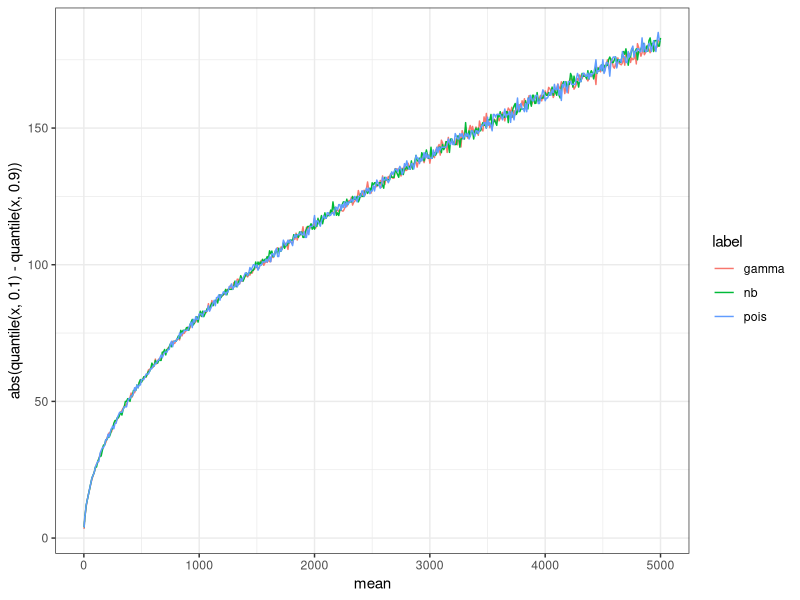
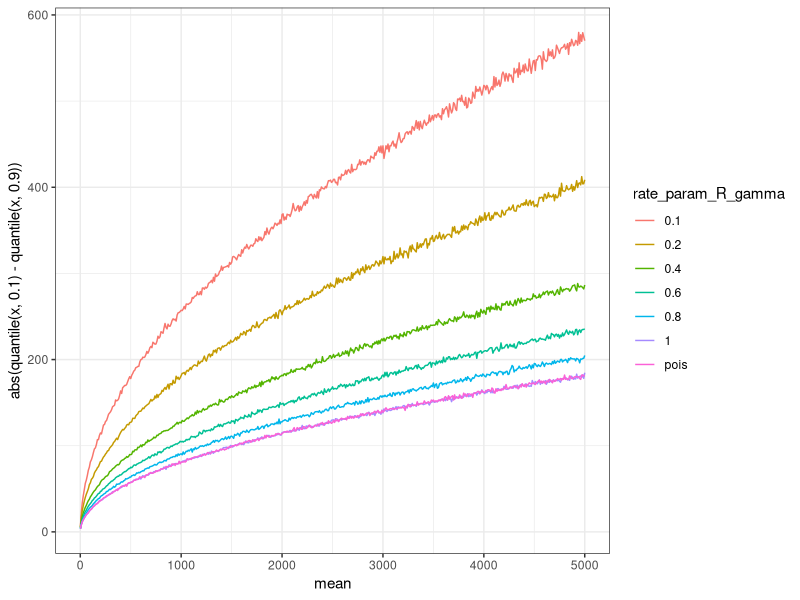
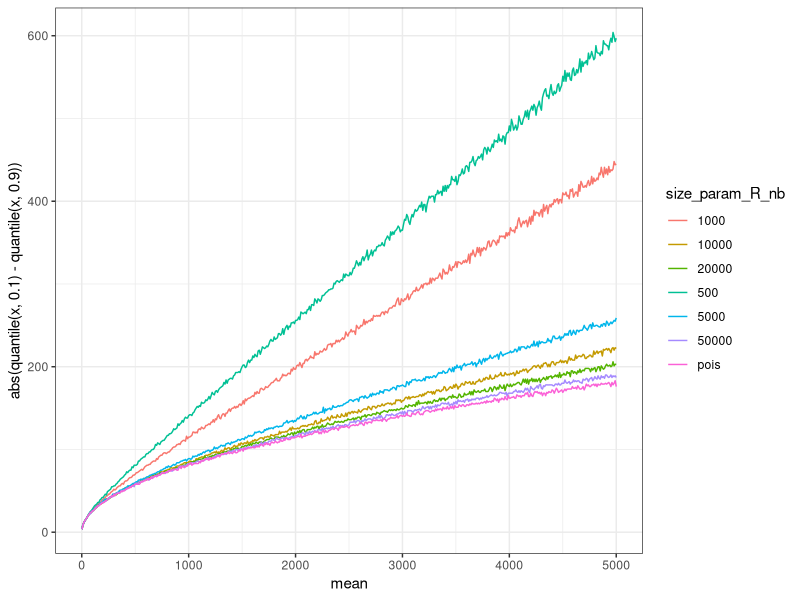
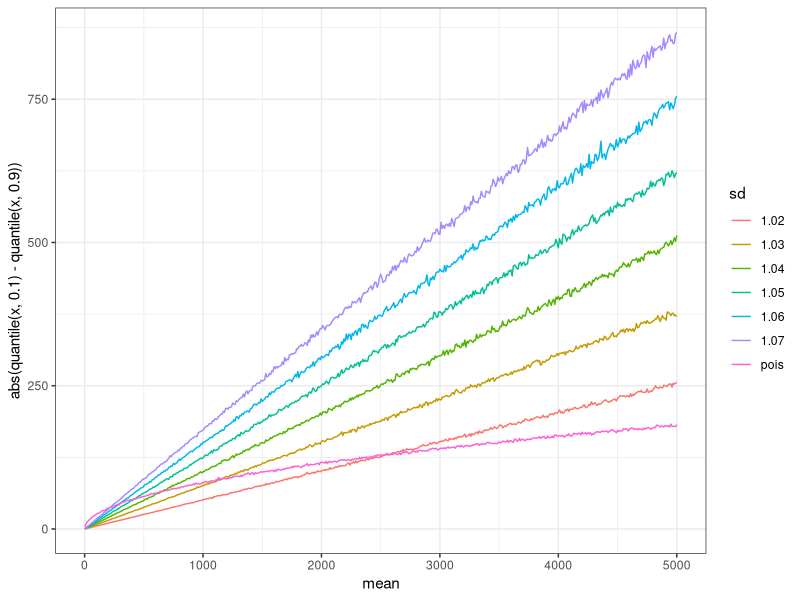
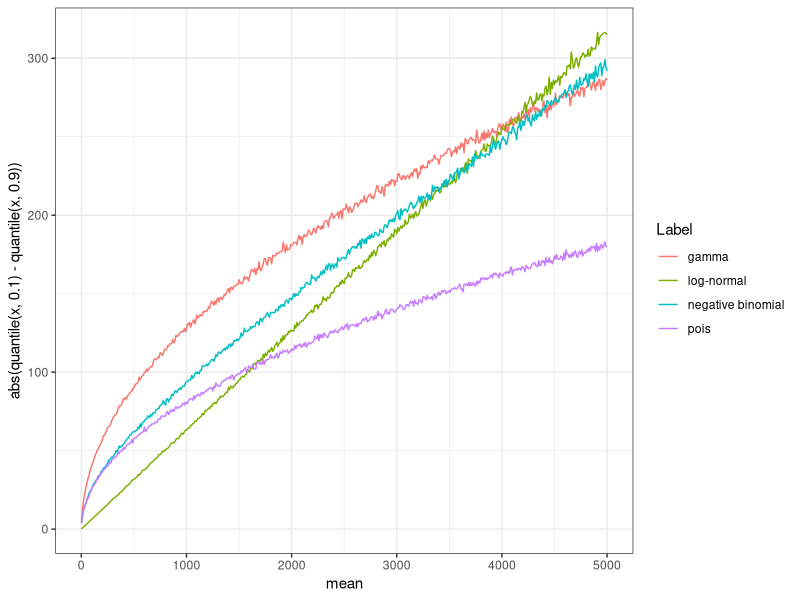
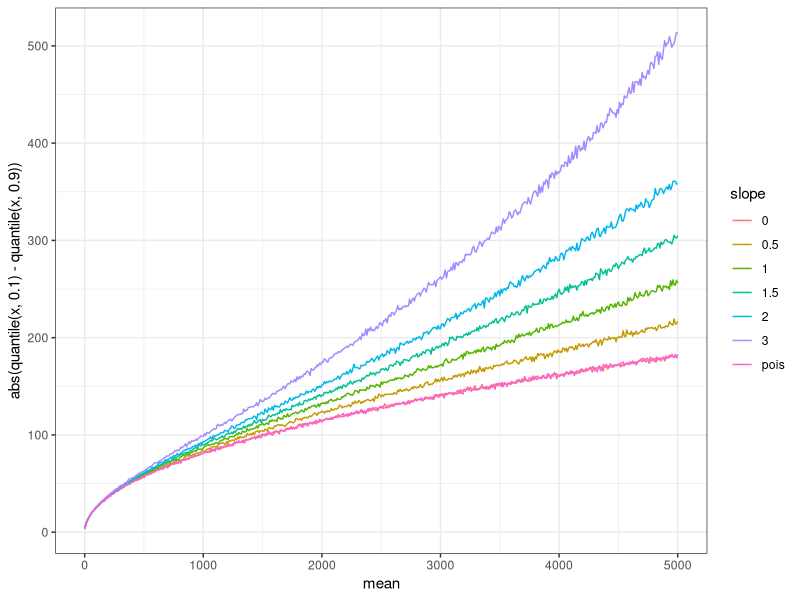
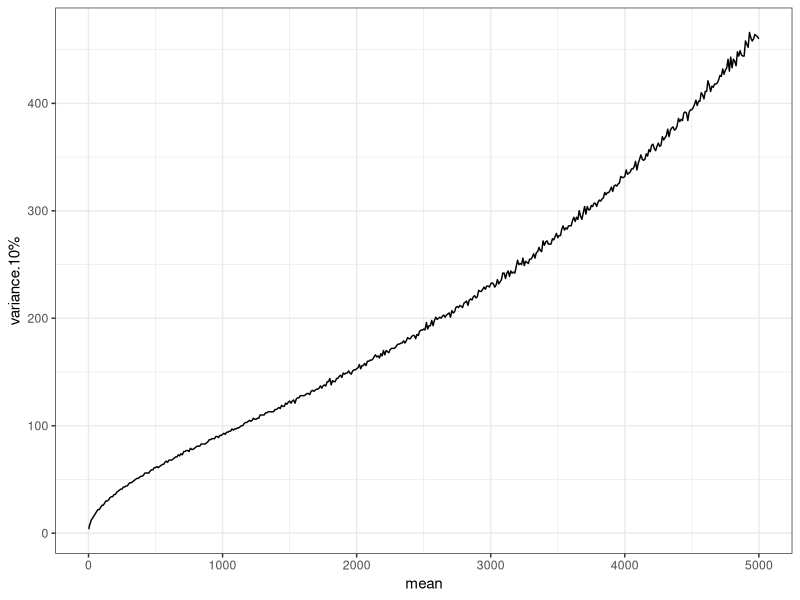

Write the R code that produced these figures, in order. (Note: this script raises an error after producing the figures.)
## ---- chunk 1
knitr::opts_chunk$set(echo = TRUE)
## ---- chunk 2
library(foreach)
library(tidyverse)
library(doParallel)
registerDoParallel()
## ---- chunk 3

mm = c(seq(2, 10, 1), seq(10, 5000, 10))
my_df = 
	
	# Gamma
	foreach(m = mm, .combine = bind_rows) %do% {
	s=1

	x = rgamma(10000,shape = m * s, rate = s)
	
	c(mean = m, variance = abs(quantile(x, 0.1) - quantile(x, 0.9)))
	} %>% 
	rename("gamma" = `variance.10%`) %>% 
	
	# Negative binomial
	left_join(
		foreach(m = mm, .combine = bind_rows) %do% {
			s=1000000
			x = rnbinom(10000, mu = m, size = s)
			c(mean = m, variance = abs(quantile(x, 0.1) - quantile(x, 0.9)))
		} %>% 
			rename("nb" = `variance.10%`),
	by="mean"
	) %>%
		
	# Poisson
	left_join(
		foreach(m = mm, .combine = bind_rows) %do% {
			
			x = rpois(10000, lambda = m)
			
			c(mean = m, variance = abs(quantile(x, 0.1) - quantile(x, 0.9)))
		} %>% rename("pois" = `variance.10%`),
		by="mean"
	) %>%
		gather(label, variance, -mean) 

## ---- chunk 4
my_df %>% ggplot(aes(x=mean, y=variance, color=label)) + ylab("abs(quantile(x, 0.1) - quantile(x, 0.9))") + geom_line() + theme_bw() 
## ---- chunk 5

mm = c(seq(2, 10, 1), seq(10, 5000, 10))
my_df = 
	
	# Gamma
	foreach(m = mm, .combine = bind_rows) %do% {
		s=1
		x = rgamma(10000,shape = m * s, rate = s)
		c(mean = m, variance = abs(quantile(x, 0.1) - quantile(x, 0.9)))
	} %>% 
	rename("1" = `variance.10%`) %>% 
		
	# Gamma
	left_join(
		foreach(m = mm, .combine = bind_rows) %do% {
			s=0.8
			x = rgamma(10000,shape = m * s, rate = s)
			c(mean = m, variance = abs(quantile(x, 0.1) - quantile(x, 0.9)))
		}  %>% rename("0.8" = `variance.10%`),
		by="mean"
	) %>%
	
	# Gamma
	left_join(
		foreach(m = mm, .combine = bind_rows) %do% {
			s=0.6
			x = rgamma(10000,shape = m * s, rate = s)
			c(mean = m, variance = abs(quantile(x, 0.1) - quantile(x, 0.9)))
		}  %>% rename("0.6" = `variance.10%`),
		by="mean"
	) %>%
	
	# Gamma
	left_join(
		foreach(m = mm, .combine = bind_rows) %do% {
			s=0.4
			x = rgamma(10000,shape = m * s, rate = s)
			c(mean = m, variance = abs(quantile(x, 0.1) - quantile(x, 0.9)))
		}  %>% rename("0.4" = `variance.10%`),
		by="mean"
	) %>%
	
	# Gamma
	left_join(
		foreach(m = mm, .combine = bind_rows) %do% {
			s=0.2
			x = rgamma(10000,shape = m * s, rate = s)
			c(mean = m, variance = abs(quantile(x, 0.1) - quantile(x, 0.9)))
		}  %>% rename("0.2" = `variance.10%`),
		by="mean"
	) %>%
	
	# Gamma
	left_join(
		foreach(m = mm, .combine = bind_rows) %do% {
			s=0.1
			x = rgamma(10000,shape = m * s, rate = s)
			c(mean = m, variance = abs(quantile(x, 0.1) - quantile(x, 0.9)))
		}  %>% rename("0.1" = `variance.10%`),
		by="mean"
	) %>%
	
	# Poisson
	left_join(
		foreach(m = mm, .combine = bind_rows) %do% {
			
			x = rpois(10000, lambda = m)
			
			c(mean = m, variance = abs(quantile(x, 0.1) - quantile(x, 0.9)))
		} %>% rename("pois" = `variance.10%`),
		by="mean"
	) %>%
		gather(rate_param_R_gamma, variance, -mean) 

## ---- chunk 6
my_df %>% ggplot(aes(x=mean, y=variance, color=rate_param_R_gamma)) + ylab("abs(quantile(x, 0.1) - quantile(x, 0.9))") + geom_line() + theme_bw() 
## ---- chunk 7

mm = c(seq(2, 10, 1), seq(10, 5000, 10))
my_df = 
	
	# Negative binomial
	foreach(m = mm, .combine = bind_rows) %do% {
			s=50000
			x = rnbinom(10000, mu = m, size = s)
			c(mean = m, variance = abs(quantile(x, 0.1) - quantile(x, 0.9)))
		} %>% 
	rename("50000" = `variance.10%`) %>% 
		
	# Negative binomial
	left_join(
		foreach(m = mm, .combine = bind_rows) %do% {
			s=20000
			x = rnbinom(10000, mu = m, size = s)
			c(mean = m, variance = abs(quantile(x, 0.1) - quantile(x, 0.9)))
		}  %>% rename("20000" = `variance.10%`),
		by="mean"
	) %>%
	
	# Negative binomial
	left_join(
		foreach(m = mm, .combine = bind_rows) %do% {
			s=10000
			x = rnbinom(10000, mu = m, size = s)
			c(mean = m, variance = abs(quantile(x, 0.1) - quantile(x, 0.9)))
		} %>% rename("10000" = `variance.10%`),
		by="mean"
	) %>%
	
	# Negative binomial
	left_join(
		foreach(m = mm, .combine = bind_rows) %do% {
			s=5000
			x = rnbinom(10000, mu = m, size = s)
			c(mean = m, variance = abs(quantile(x, 0.1) - quantile(x, 0.9)))
		}  %>% rename("5000" = `variance.10%`),
		by="mean"
	) %>%
	
	# Negative binomial
	left_join(
		foreach(m = mm, .combine = bind_rows) %do% {
			s=1000
			x = rnbinom(10000, mu = m, size = s)
			c(mean = m, variance = abs(quantile(x, 0.1) - quantile(x, 0.9)))
		}  %>% rename("1000" = `variance.10%`),
		by="mean"
	) %>%
	
	# Negative binomial
	left_join(
		foreach(m = mm, .combine = bind_rows) %do% {
			s=500
			x = rnbinom(10000, mu = m, size = s)
			c(mean = m, variance = abs(quantile(x, 0.1) - quantile(x, 0.9)))
		} %>% rename("500" = `variance.10%`),
		by="mean"
	) %>%
	
	# Poisson
	left_join(
		foreach(m = mm, .combine = bind_rows) %do% {
			
			x = rpois(10000, lambda = m)
			
			c(mean = m, variance = abs(quantile(x, 0.1) - quantile(x, 0.9)))
		} %>% rename("pois" = `variance.10%`),
		by="mean"
	) %>%
	
		gather(size_param_R_nb, variance, -mean) 

## ---- chunk 8
my_df %>% ggplot(aes(x=mean, y=variance, color=size_param_R_nb)) + ylab("abs(quantile(x, 0.1) - quantile(x, 0.9))") + geom_line() + theme_bw() 
## ---- chunk 9

mm = c(seq(2, 10, 1), seq(10, 5000, 10))
my_df = 
	
	# Negative binomial
	foreach(m = mm, .combine = bind_rows) %do% {
			s=1.02
			x = exp(rnorm(10000, log(m), log(s)))
			c(mean = m, variance = abs(quantile(x, 0.1) - quantile(x, 0.9)))
		} %>% 
	rename("1.02" = `variance.10%`) %>% 
		
	# Negative binomial
	left_join(
		foreach(m = mm, .combine = bind_rows) %do% {
			s=1.03
			x = exp(rnorm(10000, log(m), log(s)))
			c(mean = m, variance = abs(quantile(x, 0.1) - quantile(x, 0.9)))
		}  %>% rename("1.03" = `variance.10%`),
		by="mean"
	) %>%
	
	# Negative binomial
	left_join(
		foreach(m = mm, .combine = bind_rows) %do% {
			s=1.04
			x = exp(rnorm(10000, log(m), log(s)))
			c(mean = m, variance = abs(quantile(x, 0.1) - quantile(x, 0.9)))
		} %>% rename("1.04" = `variance.10%`),
		by="mean"
	) %>%
	
	# Negative binomial
	left_join(
		foreach(m = mm, .combine = bind_rows) %do% {
			s=1.05
			x = exp(rnorm(10000, log(m), log(s)))
			c(mean = m, variance = abs(quantile(x, 0.1) - quantile(x, 0.9)))
		}  %>% rename("1.05" = `variance.10%`),
		by="mean"
	) %>%
	
	# Negative binomial
	left_join(
		foreach(m = mm, .combine = bind_rows) %do% {
			s=1.06
			x = exp(rnorm(10000, log(m), log(s)))
			c(mean = m, variance = abs(quantile(x, 0.1) - quantile(x, 0.9)))
		}  %>% rename("1.06" = `variance.10%`),
		by="mean"
	) %>%
	
	# Negative binomial
	left_join(
		foreach(m = mm, .combine = bind_rows) %do% {
			s=1.07
			x = exp(rnorm(10000, log(m), log(s)))
			c(mean = m, variance = abs(quantile(x, 0.1) - quantile(x, 0.9)))
		} %>% rename("1.07" = `variance.10%`),
		by="mean"
	) %>%
	
	# Poisson
	left_join(
		foreach(m = mm, .combine = bind_rows) %do% {
			
			x = rpois(10000, lambda = m)
			
			c(mean = m, variance = abs(quantile(x, 0.1) - quantile(x, 0.9)))
		} %>% rename("pois" = `variance.10%`),
		by="mean"
	) %>%
		gather(sd, variance, -mean) 

## ---- chunk 10
my_df %>% ggplot(aes(x=mean, y=variance, color=sd)) + ylab("abs(quantile(x, 0.1) - quantile(x, 0.9))") + geom_line() + theme_bw() 
## ---- chunk 11

mm = c(seq(2, 10, 1), seq(10, 5000, 10))
my_df = 
	
	# Negative binomial
	foreach(m = mm, .combine = bind_rows) %do% {
			s=3000
			x = rnbinom(10000, mu = m, size = s)
			c(mean = m, variance = abs(quantile(x, 0.1) - quantile(x, 0.9)))
		} %>% rename("negative binomial" = `variance.10%`) %>%
	
	# Gamma
	left_join(
		foreach(m = mm, .combine = bind_rows) %do% {
			s=0.4
			x = rgamma(10000,shape = m * s, rate = s)
			c(mean = m, variance = abs(quantile(x, 0.1) - quantile(x, 0.9)))
		}  %>% rename("gamma" = `variance.10%`),
		by="mean"
	) %>%
	
	# Log-normal
	left_join(
		foreach(m = mm, .combine = bind_rows) %do% {
			s=1.025
			x = exp(rnorm(10000, log(m), log(s)))
			c(mean = m, variance = abs(quantile(x, 0.1) - quantile(x, 0.9)))
		}  %>% rename("log-normal" = `variance.10%`),
		by="mean"
	) %>%
	
	# Poisson
	left_join(
		foreach(m = mm, .combine = bind_rows) %do% {
			
			x = rpois(10000, lambda = m)
			
			c(mean = m, variance = abs(quantile(x, 0.1) - quantile(x, 0.9)))
		} %>% rename("pois" = `variance.10%`),
		by="mean"
	) %>%
	gather(Label, variance, -mean) 

## ---- chunk 12
my_df %>% ggplot(aes(x=mean, y=variance, color=Label)) + ylab("abs(quantile(x, 0.1) - quantile(x, 0.9))") + geom_line() + theme_bw() 
## ---- chunk 13

mm = c(seq(2, 10, 1), seq(10, 5000, 10))
my_df = 
	
	# Gamma
	foreach(m = mm, .combine = bind_rows) %do% {
		s= 2^(0 + 0* (1/max(mm)) * m)
		x = rgamma(10000,shape =  m * (1/s), rate = (1/s))
		c(mean = m, variance = abs(quantile(x, 0.1) - quantile(x, 0.9)))
	} %>% 
	rename("0" = `variance.10%`) %>% 
		
	# Gamma
	left_join(
		foreach(m = mm, .combine = bind_rows) %do% {
		s= 2^(0 + 0.5* (1/max(mm)) * m)
		x = rgamma(10000,shape =  m * (1/s), rate = (1/s))
		c(mean = m, variance = abs(quantile(x, 0.1) - quantile(x, 0.9)))
	}  %>% rename("0.5" = `variance.10%`),
		by="mean"
	) %>%
	
	# Gamma
	left_join(
		foreach(m = mm, .combine = bind_rows) %do% {
		s= 2^(0 + 1* (1/max(mm)) * m)
		x = rgamma(10000,shape =  m * (1/s), rate = (1/s))
		c(mean = m, variance = abs(quantile(x, 0.1) - quantile(x, 0.9)))
	}  %>% rename("1" = `variance.10%`),
		by="mean"
	) %>%
	
	# Gamma
	left_join(
		foreach(m = mm, .combine = bind_rows) %do% {
		s= 2^(0 + 1.5* (1/max(mm)) * m)
		x = rgamma(10000,shape =  m * (1/s), rate = (1/s))
		c(mean = m, variance = abs(quantile(x, 0.1) - quantile(x, 0.9)))
	}  %>% rename("1.5" = `variance.10%`),
		by="mean"
	) %>%
	
	# Gamma
	left_join(
		foreach(m = mm, .combine = bind_rows) %do% {
		s= 2^(0 + 2* (1/max(mm)) * m)
		x = rgamma(10000,shape =  m * (1/s), rate = (1/s))
		c(mean = m, variance = abs(quantile(x, 0.1) - quantile(x, 0.9)))
	}  %>% rename("2" = `variance.10%`),
		by="mean"
	) %>%
	
	# Gamma
	left_join(
		foreach(m = mm, .combine = bind_rows) %do% {
		s= 2^(0 + 3* (1/max(mm)) * m)
		x = rgamma(10000,shape =  m * (1/s), rate = (1/s))
		c(mean = m, variance = abs(quantile(x, 0.1) - quantile(x, 0.9)))
	}  %>% rename("3" = `variance.10%`),
		by="mean"
	) %>%
	
	# Poisson
	left_join(
		foreach(m = mm, .combine = bind_rows) %do% {
			
			x = rpois(10000, lambda = m)
			
			c(mean = m, variance = abs(quantile(x, 0.1) - quantile(x, 0.9)))
		} %>% rename("pois" = `variance.10%`),
		by="mean"
	) %>%
		gather(slope, variance, -mean) 

## ---- chunk 14
my_df %>% ggplot(aes(x=mean, y=variance, color=slope)) + ylab("abs(quantile(x, 0.1) - quantile(x, 0.9))") + geom_line() + theme_bw() 
## ---- chunk 15

mm = c(seq(2, 10, 1), seq(10, 5000, 10))

foreach(m = mm, .combine = bind_rows) %do% {
		s= 5000 / 2^(0.0005 * m)
		x = rnbinom(10000, mu = m, size =  s )

		c(mean = m, variance = abs(quantile(x, 0.1) - quantile(x, 0.9)))
	} %>% ggplot(aes(x=mean, y=`variance.10%`)) + geom_line() + theme_bw() 
	


## ---- chunk 16
library(gtools)
mm = c(seq(2, 10, 1), seq(10, 5000, 10))
my_df = 
	
	# Gamma
	foreach(m = mm, .combine = bind_rows) %dopar% {
		
		a = rep(100, 100)
		a[1] = m
		a = a/sum(a)
		s = 1 * 1/min(a)
		
		x = rdirichlet(10000, a * s)[,1]
				c(mean = m, variance = abs(quantile(x, 0.1) - quantile(x, 0.9)))
	} %>%
		gather(intercept, variance, -mean) 

## ---- chunk 17
my_df %>% ggplot(aes(x=mean, y=variance, color=intercept)) + geom_line() + theme_bw() 
